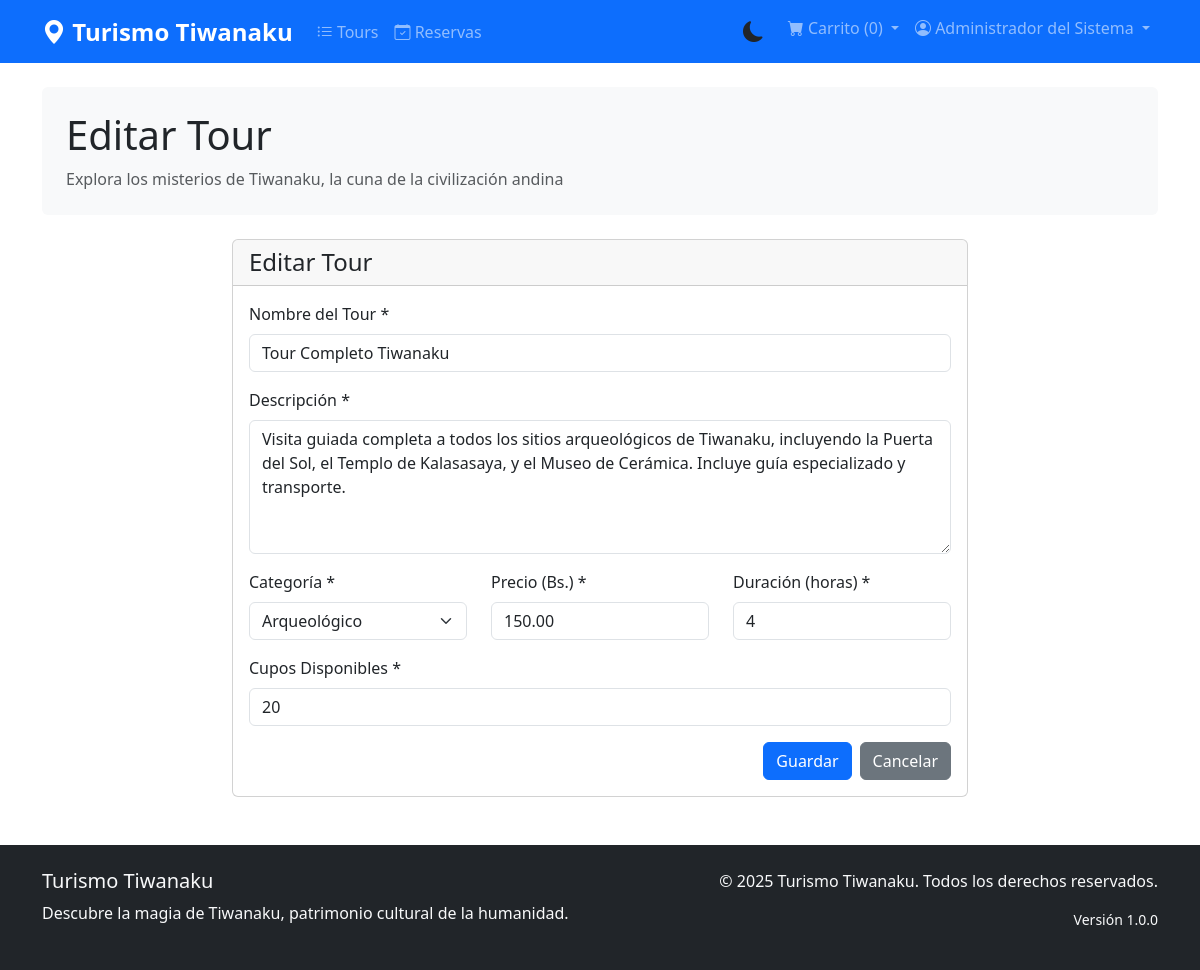
/index.php?controller=tour&action=edit&id=1 (signed in), run on the app's committed database.
### tables this page shows
CREATE TABLE IF NOT EXISTS tours (
    id INT AUTO_INCREMENT PRIMARY KEY,
    nombre VARCHAR(255) NOT NULL,
    descripcion TEXT NOT NULL,
    categoria VARCHAR(100) NOT NULL,
    precio DECIMAL(10, 2) NOT NULL,
    duracion INT NOT NULL COMMENT 'Duración en horas',
    cupos_disponibles INT NOT NULL DEFAULT 0,
    fecha_creacion DATETIME DEFAULT CURRENT_TIMESTAMP,
    fecha_actualizacion DATETIME DEFAULT CURRENT_TIMESTAMP ON UPDATE CURRENT_TIMESTAMP,
    INDEX idx_categoria (categoria),
    INDEX idx_precio (precio),
    INDEX idx_fecha_creacion (fecha_creacion)
);

### index.php (called while the page is built, shortened)
<?php
require_once __DIR__ . '/model/db.php';
$controlador = new $nombre_controlador();
$datos_a_vista["data"] = array();
if(method_exists($controlador,$_GET["action"])) $datos_a_vista["data"] = $controlador->{$_GET["action"]}();
require_once __DIR__ . '/view/template/header.php';
require_once __DIR__ . '/view/'.$controlador->view.'.php';
require_once __DIR__ . '/view/template/footer.php';
?>

### model/tour.php (called while the page is built, shortened)
<?php
require_once __DIR__ . '/db.php';
class Tour {
	private $table = 'tours';
	private $conection;
	public function getConection(){
		$dbObj = new Db();
		$this->conection = $dbObj->conection;
	}
	public function getTourById($id){
		$sql = "SELECT * FROM ".$this->table. " WHERE id = ?";
		$stmt = $this->conection->prepare($sql);
		$stmt->execute([$id]);
		return $stmt->fetch();
	}
}
?>

### model/db.php (called while the page is built, shortened)
<?php
class Db {
	public function __construct() {
		$this->host = constant('DB_HOST');
		$this->db = constant('DB');
		$this->user = constant('DB_USER');
		$this->pass = constant('DB_PASS');
		try {
           $this->conection = new PDO('mysql:host='.$this->host.';dbname='.$this->db, $this->user, $this->pass);
        } catch (PDOException $e) {
            echo "Error de conexión: " . $e->getMessage();
            exit();
        }
	}
}
?>

### controller/tour.php (called while the page is built, shortened)
<?php
require_once __DIR__ . '/../model/tour.php';
class TourController{
	public function __construct() {
		$this->objeto_tour = new Tour();
	}
	public function edit($id = null){
		if(isset($_GET["id"])) $id = $_GET["id"];
		$tour = $this->objeto_tour->getTourById($id);
		return [
			'tour' => $tour
		];
	}
}
?>

### view/editar_tour.php (the view, shortened to what this page needs)
<?php
$tour = isset($datos_a_vista["data"]['tour']) ? $datos_a_vista["data"]['tour'] : [];
$id = isset($tour["id"]) ? $tour["id"] : "";
$nombre = isset($tour["nombre"]) ? $tour["nombre"] : "";
$descripcion = isset($tour["descripcion"]) ? $tour["descripcion"] : "";
$categoria = isset($tour["categoria"]) ? $tour["categoria"] : "";
$precio = isset($tour["precio"]) ? $tour["precio"] : "";
$duracion = isset($tour["duracion"]) ? $tour["duracion"] : "";
$cupos_disponibles = isset($tour["cupos_disponibles"]) ? $tour["cupos_disponibles"] : "";
?>
<div class="row">
	<div class="col-md-8 offset-md-2">
		<div class="card">
			<div class="card-header">
				<h4 class="mb-0"><?php echo $id ? 'Editar Tour' : 'Nuevo Tour'; ?></h4>
			</div>
			<div class="card-body">
				<form class="form" action="index.php?controller=tour&action=save" method="POST">
					<div class="mb-3">
						<label class="form-label">Nombre del Tour *</label>
						<input class="form-control" type="text" name="nombre" value="<?php echo htmlspecialchars($nombre); ?>" required />
					</div>
					<div class="mb-3">
						<label class="form-label">Descripción *</label>
						<textarea class="form-control" name="descripcion" rows="5" required><?php echo htmlspecialchars($descripcion); ?></textarea>
					</div>
					<div class="row">
						<div class="col-md-4 mb-3">
							<label class="form-label">Categoría *</label>
							<select class="form-select" name="categoria" required>
								<option value="Arqueológico" <?php echo $categoria == 'Arqueológico' ? 'selected' : ''; ?>>Arqueológico</option>
							</select>
						</div>
						<div class="col-md-4 mb-3">
							<label class="form-label">Precio (Bs.) *</label>
							<input class="form-control" type="number" name="precio" step="0.01" min="0" value="<?php echo htmlspecialchars($precio); ?>" required />
						</div>
						<div class="col-md-4 mb-3">
							<label class="form-label">Duración (horas) *</label>
							<input class="form-control" type="number" name="duracion" min="1" value="<?php echo htmlspecialchars($duracion); ?>" required />
						</div>
					</div>
					<div class="mb-3">
						<label class="form-label">Cupos Disponibles *</label>
						<input class="form-control" type="number" name="cupos_disponibles" min="1" value="<?php echo htmlspecialchars($cupos_disponibles); ?>" required />
					</div>
					<div class="d-grid gap-2 d-md-flex justify-content-md-end">
						<input type="submit" value="Guardar" class="btn btn-primary" />
						<a class="btn btn-secondary" href="index.php?controller=tour&action=list">Cancelar</a>
					</div>
				</form>
			</div>
		</div>
	</div>
</div>

### assets/css/style.css (style rules this page uses)
:root { --primary-color: #0d6efd; --secondary-color: #6c757d; --success-color: #198754; --danger-color: #dc3545; --warning-color: #ffc107; --info-color: #0dcaf0; --light-color: #f8f9fa; --dark-color: #212529; }
body { font-family: 'Segoe UI', Tahoma, Geneva, Verdana, sans-serif; min-height: 100vh; display: flex; flex-direction: column; }
.card { animation: fadeIn 0.3s ease-in; }

### data on the page
tours: nombre "Tour Completo Tiwanaku", descripcion "Visita guiada completa a todos los sitios arqueológicos de Tiwanaku, incluyendo la Puerta del Sol, el Templo de Kalasasaya, y el Museo de Cerámica. Incluye guía especializado y transporte.", categoria "Arqueológico", precio "150.00", duracion "4", cupos_disponibles "20"

### other printed values
$_SESSION['nombre_completo'] "Administrador del Sistema"
$controlador->page_title "Editar Tour"
constant('APP_NAME') "Turismo Tiwanaku"
constant('APP_VERSION') "1.0.0"
